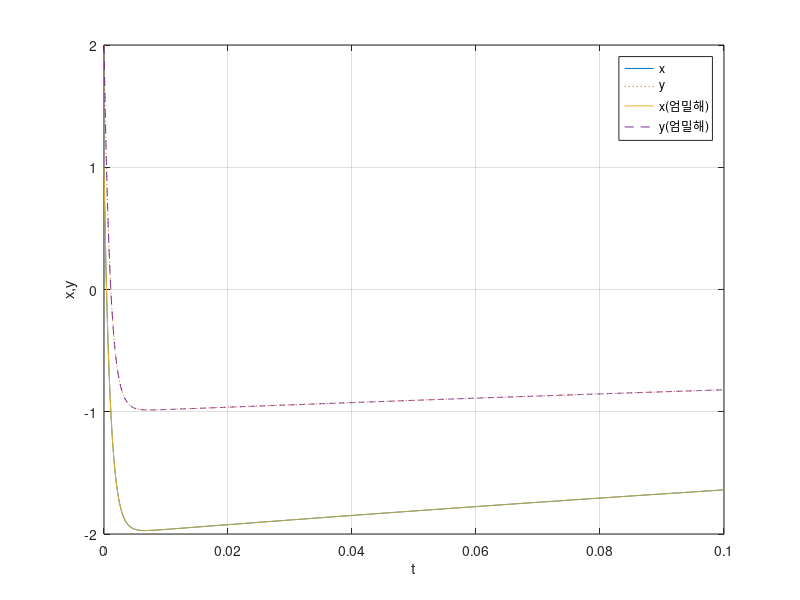

MATLAB code for this plot:
% solstode.m: stiff 미분방정식의 풀이
dy = @(t,y) [998*y(1) - 1998*y(2); 1000*y(1) - 2000*y(2)];
tspan = [0 0.1]; y0 = [1 2]; [t y] = ode23s(dy, tspan, y0); tv = 0:0.0001:0.1;
xv = (-1998*exp(-2*tv) + 2996*exp(-1000*tv))/998;
yv = (-1000*exp(-2*tv) + 2996*exp(-1000*tv))/998;
plot(t,y(:,1),t,y(:,2),':',tv,xv,'-',tv,yv,'--'), grid
legend('x','y','x(엄밀해)','y(엄밀해)'), xlabel('t'), ylabel('x,y')
fprintf('풀이함수: t=%g에서 x=%g, y=%g\n',t(end),y(end,1),y(end,2));
fprintf('엄밀해: t=%g에서 x=%g, y=%g\n',tv(end),xv(end),yv(end));
